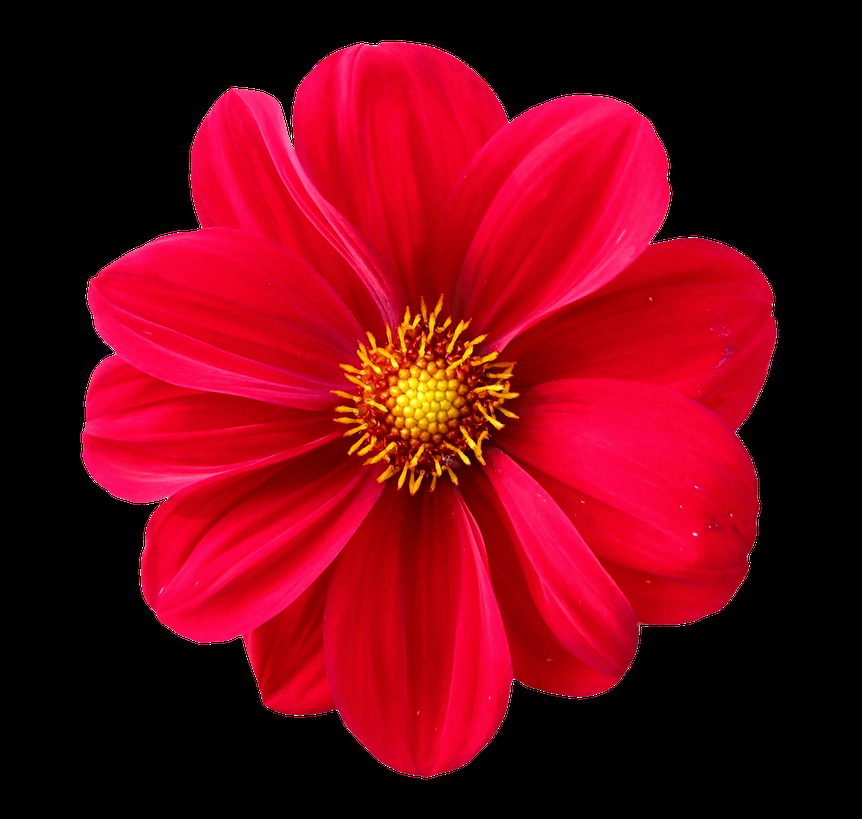
#> input picture opencvpractice/flower.png, 862 x 819 px, shrunk from 1644 x 1562 before the run
$ jupyter execute imageprocessing.ipynb
#> lines starting #> are read from the running program, lines starting #| are printed output that depends on the picture
[cell 1]
import numpy as np
import cv2
pic=cv2.imread('flower.png')
#> pic is the input picture: shape (819, 862, 3); mean B, G, R 19.6, 5.1, 109.1
cols=pic.shape[1]
#> cols = 862
rows=pic.shape[0]
#> rows = 819
M=np.float32([[1,0,20],[0,1,20]])
shifted=cv2.warpAffine(pic,M,(rows,cols))
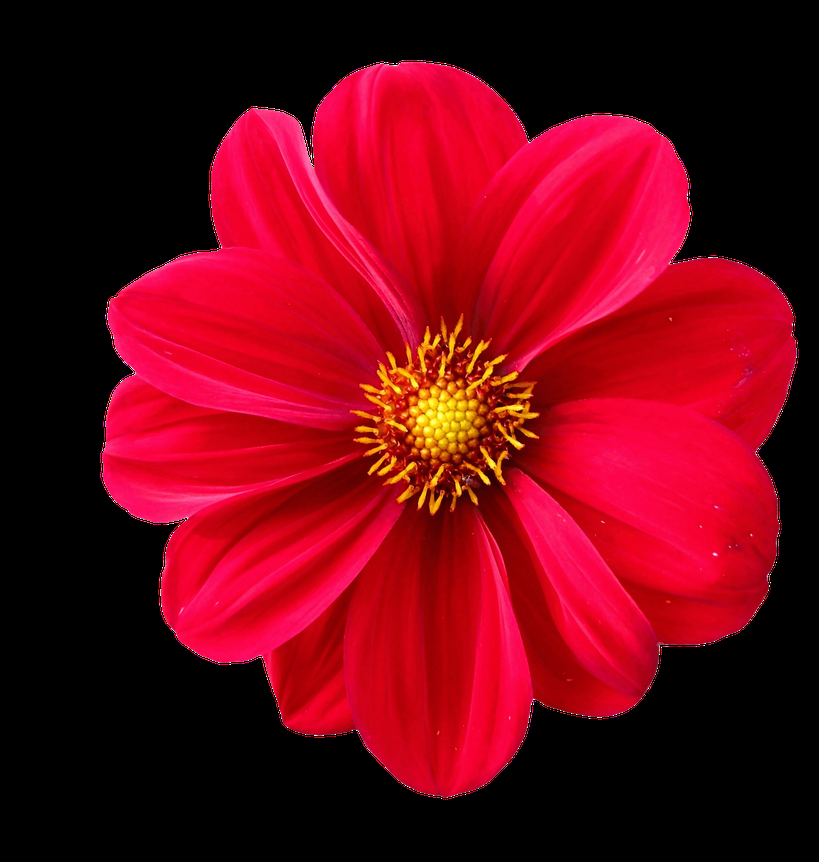
#> shifted: shape (862, 819, 3); mean B, G, R 19.6, 5.1, 109.1
cv2.imshow('shifted', shifted)

cv2.waitKey(0)
cv2.destroyAllWindows()

[cell 2]
import numpy as np
import cv2
pic=cv2.imread('flower.png')
cols=pic.shape[1]
rows=pic.shape[0]
center=(rows/2,cols/2)
#> center = (409.5, 431)
angle=45
N=cv2.getRotationMatrix2D(center,angle,0.5)
rotate=cv2.warpAffine(pic,N,(rows,cols))
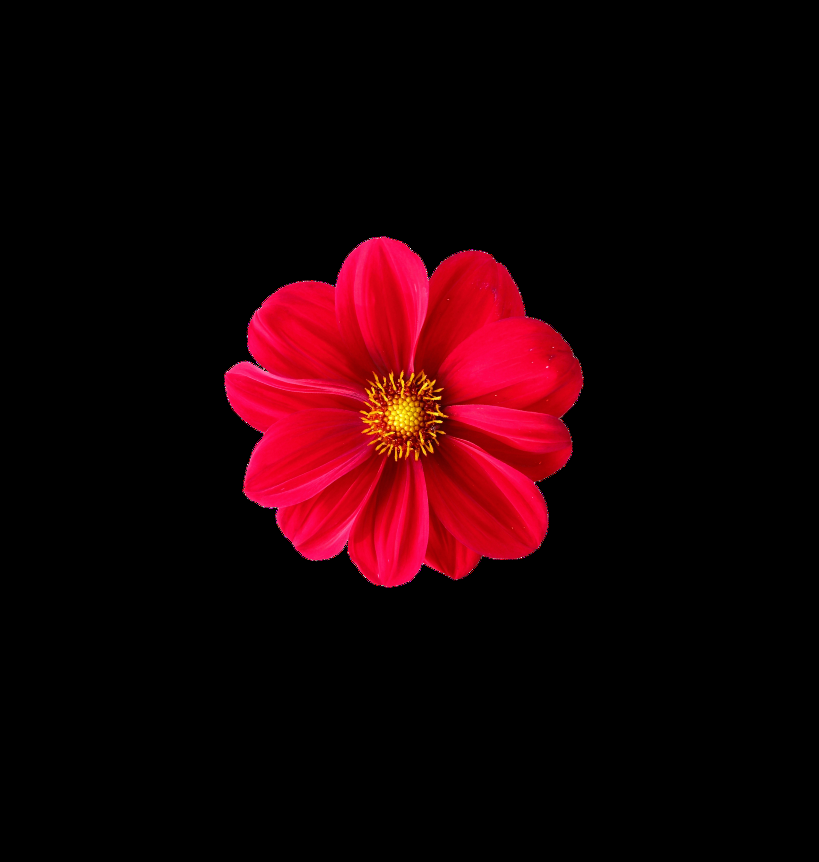
#> rotate: shape (862, 819, 3); mean B, G, R 4.9, 1.3, 27.3
cv2.imshow('rotate', rotate)

cv2.waitKey(0)
cv2.destroyAllWindows()

$ run again, with opencvpractice/rainbow.png copied over opencvpractice/flower.png
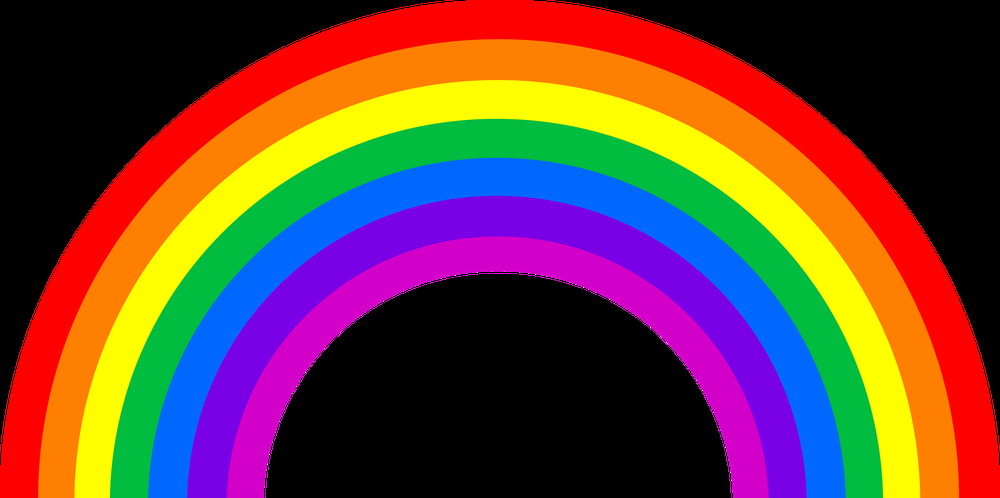
#> input picture opencvpractice/rainbow.png, 1000 x 498 px, shrunk from 3483 x 1736 before the run
#> pic is the input picture: shape (498, 1000, 3); mean B, G, R 53.5, 63.2, 104.8
#> `shifted=cv2.warpAffine(pic,M,(rows,cols))`:
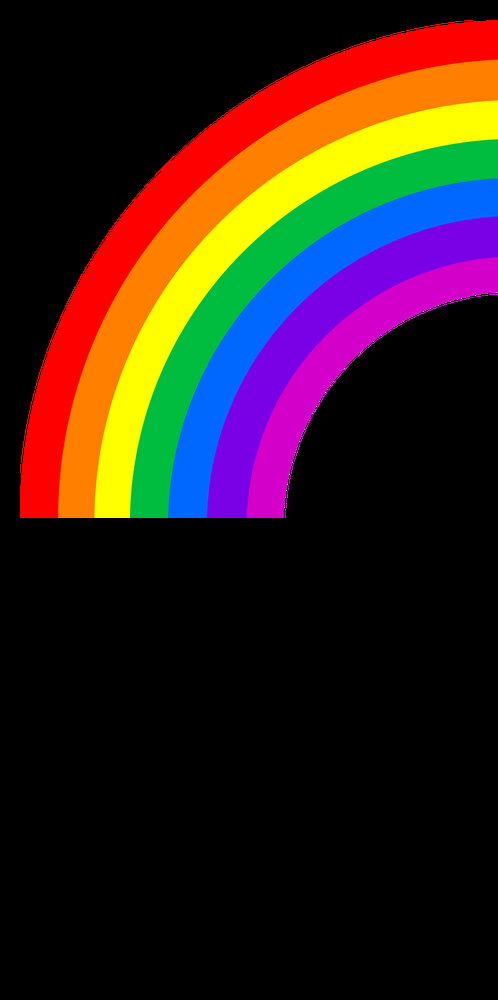
#> shifted: shape (1000, 498, 3); mean B, G, R 25.8, 30.3, 50
#> `rotate=cv2.warpAffine(pic,N,(rows,cols))`:
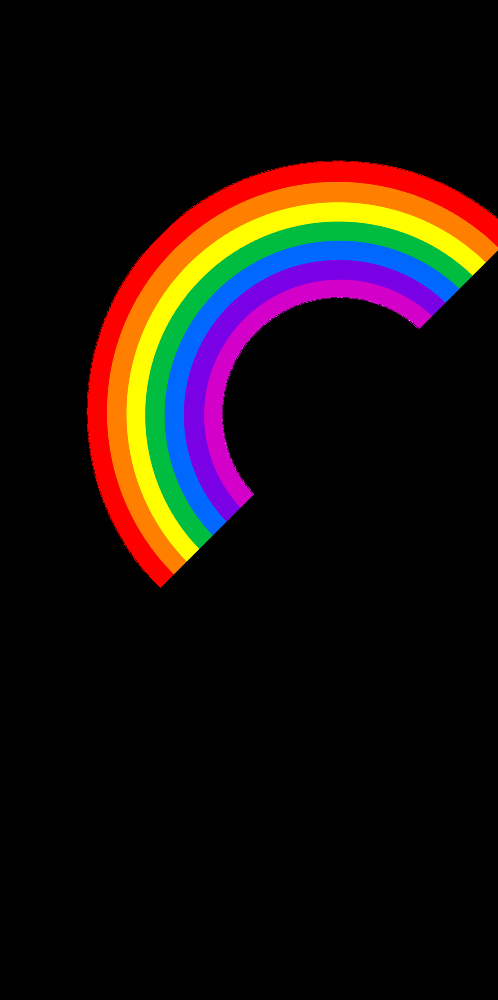
#> rotate: shape (1000, 498, 3); mean B, G, R 13.4, 15.8, 26.1

$ run again, with opencvpractice/rdj.jpg saved as opencvpractice/flower.png
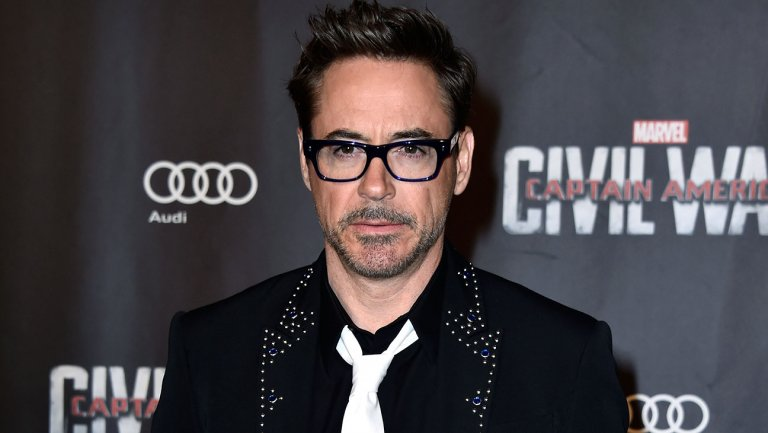
#> input picture opencvpractice/rdj.jpg, 768 x 433 px
#> pic is the input picture: shape (433, 768, 3); mean B, G, R 70, 66.1, 70.8
#> `shifted=cv2.warpAffine(pic,M,(rows,cols))`:
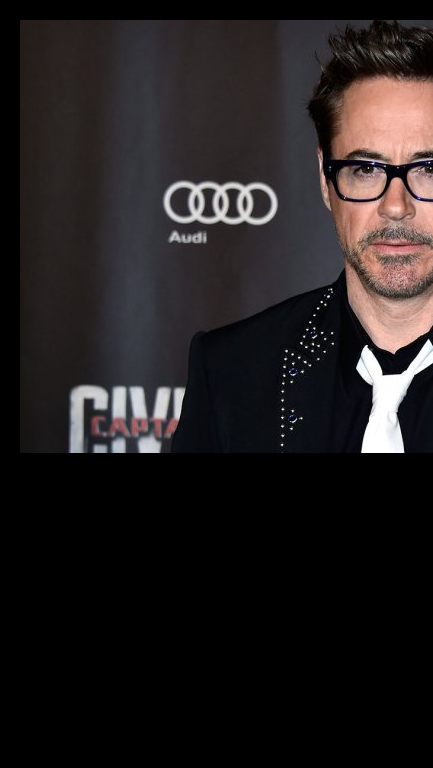
#> shifted: shape (768, 433, 3); mean B, G, R 31.6, 31.3, 35.8
#> `rotate=cv2.warpAffine(pic,N,(rows,cols))`:
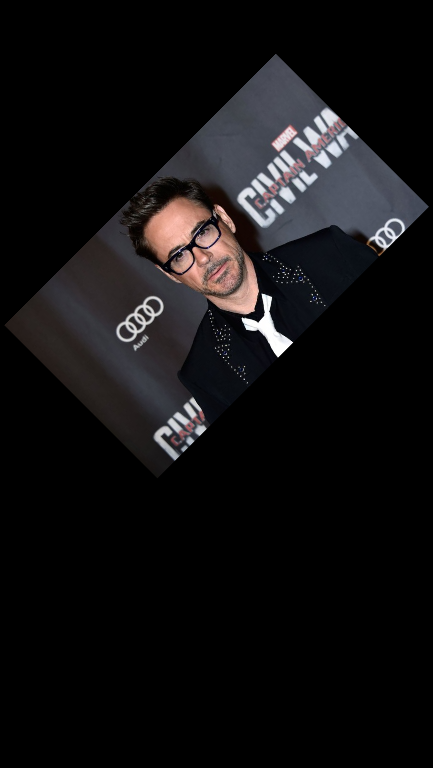
#> rotate: shape (768, 433, 3); mean B, G, R 17.5, 16.5, 17.7
